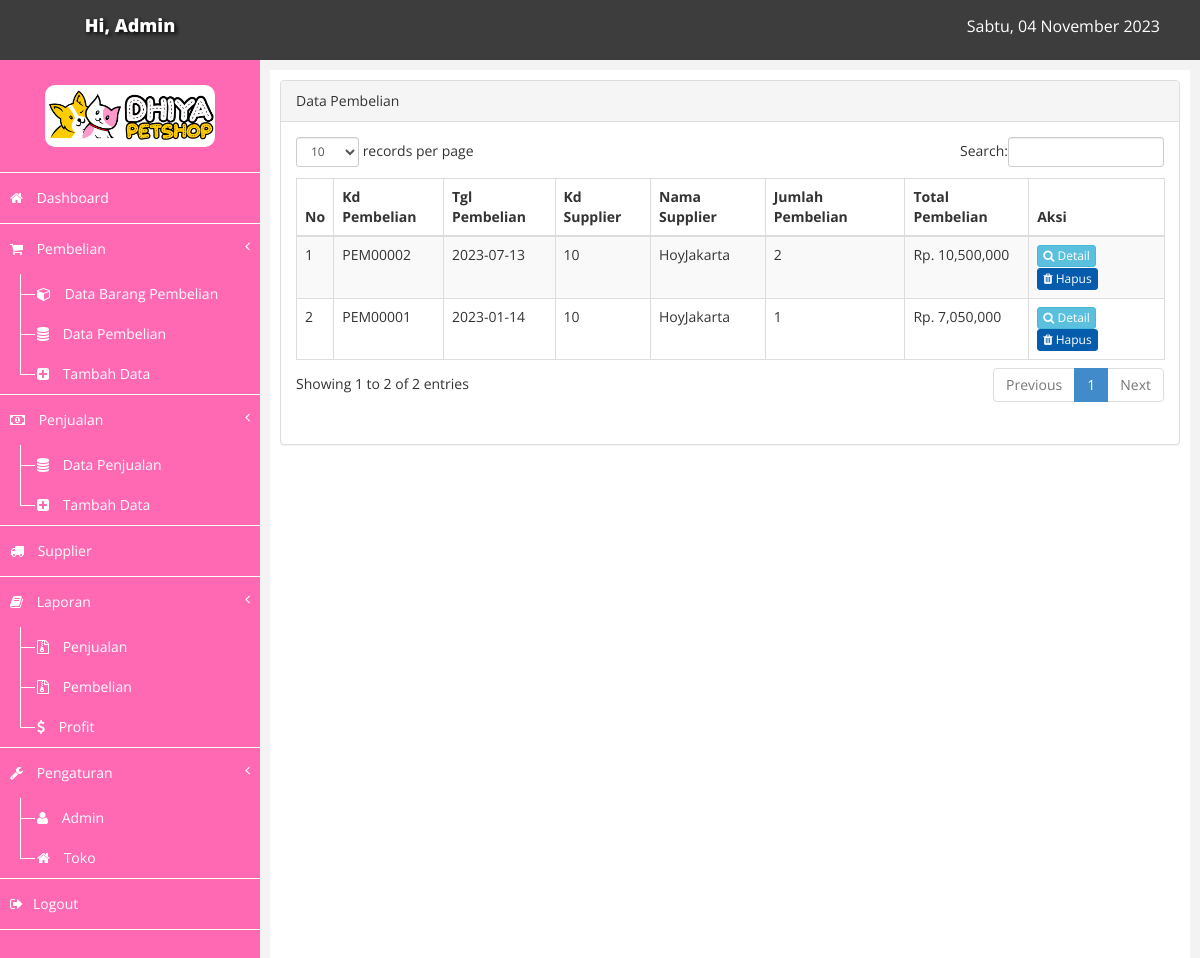
Page /index.php?page=pembelian (signed in) on the committed database.
### tables this page shows
CREATE TABLE `pembelian` (
  `kd_pembelian` char(8) NOT NULL,
  `tgl_pembelian` date NOT NULL,
  `kd_admin` int(6) NOT NULL,
  `kd_supplier` int(6) NOT NULL,
  `total_pembelian` double NOT NULL
);

CREATE TABLE `supplier` (
  `kd_supplier` int(6) NOT NULL,
  `nama_supplier` varchar(60) NOT NULL,
  `alamat` varchar(60) NOT NULL
);

### pembelian.php (the view, shortened to what this page needs)
<?php
	include "koneksi.php";
?>
<div class="row">
    <div class="col-md-12">
        <div class="panel panel-default">
            <div class="panel-heading">
                Data Pembelian
            </div>
            <div class="panel-body">
                <div class="table">
                    <table class="table table-striped table-bordered table-hover" id="tabelku">
                        <thead>
                            <tr>
                                <th>No</th>
                                <th>Kd Pembelian</th>
                                <th>Tgl Pembelian</th>
                                <th>Kd Supplier</th>
                                <th>Nama Supplier</th>
                                <th>Jumlah Pembelian</th>
                                <th>Total Pembelian</th>
                                <th>Aksi</th>
                            </tr>
                        </thead>
                        <tbody>
                            <?php
								$no = 1;
								$tampil = mysqli_query($conn, "SELECT * FROM pembelian p JOIN supplier s ON p.kd_supplier=s.kd_supplier ORDER BY kd_pembelian DESC");
								$jum = mysqli_num_rows($tampil);
								if ($jum < 1) {
									error_reporting(0);
								} else {
									while ($data = mysqli_fetch_array($tampil)) {
										$kd = $data['kd_pembelian'];
										$item = mysqli_query($conn, "SELECT count(*) as jumlah FROM d_pembelian WHERE kd_pembelian='$kd'");
										$jumlahitem = mysqli_fetch_array($item); ?>
										<tr class="odd gradeX">
											<td><?php echo $no++; ?></td>
											<td><?php echo $data['kd_pembelian']; ?></td>
											<td><?php echo $data['tgl_pembelian']; ?></td>
											<td><?php echo $data['kd_supplier']; ?></td>
											<td><?php echo $data['nama_supplier']; ?></td>
											<td><?php echo $jumlahitem['jumlah']; ?></td>
											<td>Rp. <?php echo number_format($data['total_pembelian']); ?></td>
											<td>
												<a href="nota/cetakdetailpembelian.php?kdpembelian=<?php echo $data['kd_pembelian']; ?>" target="_BLANK" class="btn btn-info btn-xs"><i class="fa fa-search"></i> Detail</a>
												<?php
												$cekhapus = mysqli_query($conn, "SELECT * FROM barang_pembelian WHERE kd_pembelian = '$kd' AND status ='0'");
												$hitung = mysqli_num_rows($cekhapus);
												if ($hitung > 0) {
													$cek = false;
												}
												else{
													$cek = true;
												}
												if ($cek === true): ?>
												<a href="index.php?page=pembelian&hapus=<?php echo $data['kd_pembelian']; ?>" class="btn btn-danger btn-xs" id="alertHapus"><i class="fa fa-trash"></i> Hapus</a>
												<?php endif ?>
											</td>
										</tr>
								<?php
									}
								}
                            ?>
                        </tbody>
                    </table>
                </div>
            </div>
        </div>
    </div>
</div>

### assets/css/custom.css (style rules this page uses)
body { font-family: 'Open Sans', sans-serif; }

### rows in the picture
pembelian: kd_pembelian "PEM00002", tgl_pembelian "2023-07-13", kd_supplier.kd_supplier "10", kd_supplier.nama_supplier "HoyJakarta", jumlah "2", total_pembelian "10,500,000"
pembelian: kd_pembelian "PEM00001", tgl_pembelian "2023-01-14", kd_supplier.kd_supplier "10", kd_supplier.nama_supplier "HoyJakarta", jumlah "1", total_pembelian "7,050,000"

### other values in the picture
$_SESSION['nama'] "Admin"
